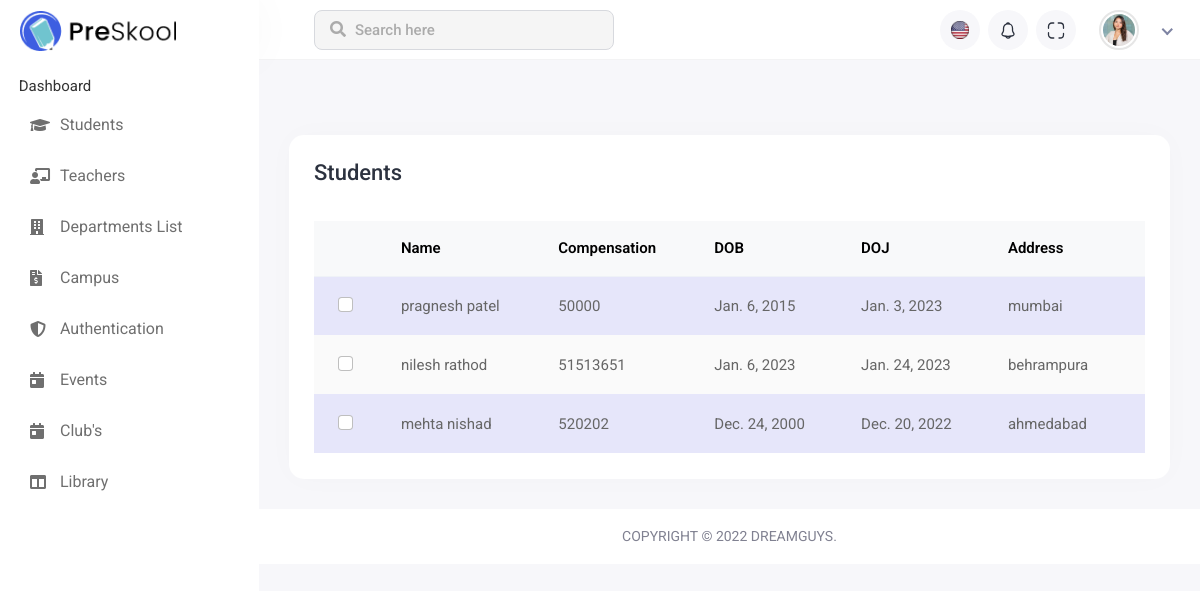
The app's page /teacher_page/ (signed in), older data.
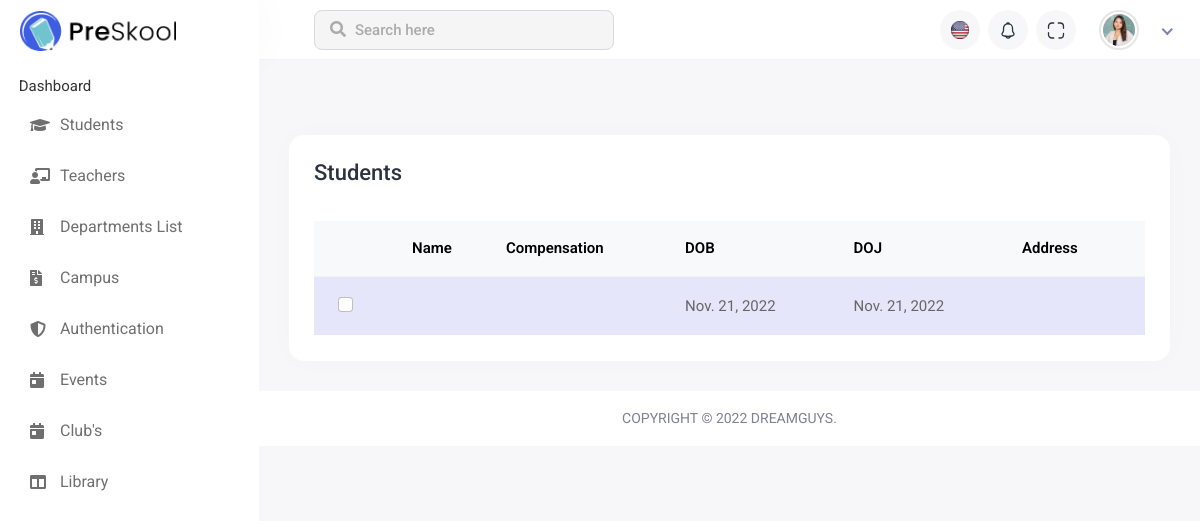
The same page, newer data.
### Institute_Management_App/models.py (models this page shows, shortened)
class Teacher(models.Model):
    Common=models.ForeignKey(Common, on_delete=models.CASCADE)
    Compensation=models.CharField(max_length=10)
    class Meta:
        db_table="teacher"

class Common(models.Model):
    Master=models.ForeignKey(Master, on_delete=models.CASCADE)
    Name=models.CharField(max_length=50)
    DateOfBirth=models.DateField(default='2022-11-21')
    DateOfJoining=models.DateField(default='2022-11-21')
    Address=models.CharField(max_length=100)
    class Meta:
        db_table="common"

### Institute_Management_App/views.py (the view)
# urls.py: path('teacher_page/',teacher_page,name='teacher_page'),
def teacher_page(request):
    if 'email' in request.session:
        teacher_page_data(request) #load student data
        return render(request,'teacher_page.html', data)
    return render(request,'teacher_page.html')

### Institute_Management_App/views.py (called while the page is built)
def teacher_page_data(request):
    print(request.POST)
    teacher = Teacher.objects.all()
    data['teacher'] = teacher

### Institute_Management_App/templates/teacher_page.html (shortened to what this page needs)
{% extends 'base.html' %}
{% load static %}
{% block main_content %}
<div class="main-wrapper">
    <div class="header">
        <div class="header-left">
            <a href="{% static 'index-2.html' %}" class="logo">
                <img src="{% static 'assets/img/logo.png' %}" alt="Logo">
            </a>
        </div>
        <div class="top-nav-search">
            <form>
                <input type="text" class="form-control" placeholder="Search here">
                <button class="btn" type="submit"><i class="fas fa-search"></i></button>
            </form>
        </div>
        <ul class="nav user-menu">
            <li class="nav-item dropdown noti-dropdown language-drop me-2">
                <a href="#" class="dropdown-toggle nav-link header-nav-list" data-bs-toggle="dropdown">
                    <img src="{% static 'assets/img/icons/header-icon-01.svg' %}" alt="">
                </a>
            </li>
            <li class="nav-item dropdown noti-dropdown me-2">
                <a href="#" class="dropdown-toggle nav-link header-nav-list" data-bs-toggle="dropdown">
                    <img src="{% static 'assets/img/icons/header-icon-05.svg' %}" alt="">
                </a>
            </li>
            <li class="nav-item zoom-screen me-2">
                <a href="#" class="nav-link header-nav-list win-maximize">
                    <img src="{% static 'assets/img/icons/header-icon-04.svg' %}" alt="">
                </a>
            </li>
            <li class="nav-item dropdown has-arrow new-user-menus">
                <a href="#" class="dropdown-toggle nav-link" data-bs-toggle="dropdown">
                    <span class="user-img">
                        <img class="rounded-circle" src="{% static 'assets/img/profiles/avatar-01.jpg' %}" width="31"
                            alt="Ryan Taylor">
                    </span>
                </a>
            </li>
        </ul>
    </div><br><br>
    <div class="sidebar" id="sidebar">
        <div class="sidebar-inner slimscroll">
            <div id="sidebar-menu" class="sidebar-menu">
                <ul>
                    <li class="submenu" >
                        <span> Dashboard </span>
                        </li>
                    <li class="submenu">
                        <a href="#"><i class="fas fa-graduation-cap"></i> <span> Students</span> </a>
                    </li>
                    <li class="submenu">
                        <a href="#"><i class="fas fa-chalkboard-teacher"></i> <span> Teachers</span> </a>
                    </li>
                    <li>
                        <a href="{% url 'department_page' %}"><i class="fas fa-building"></i> <span> Departments List</span></a>
                    </li>
                    <li>
                        <a href="{% url 'maintenance_page' %}"><i class="fas fa-file-invoice-dollar"></i> <span> Campus</span></a>
                    </li>
                    <li class="submenu">
                        <a href="#"><i class="fas fa-shield-alt"></i> <span>Authentication </span> </a>
                    </li>
                    <li>
                        <a href="{% url 'event_page' %}"><i class="fas fa-calendar-day"></i> <span>Events</span></a>
                    </li>
                    <li>
                        <a href="{% url 'club_page' %}"><i class="fas fa-calendar-day"></i> <span>Club's</span></a>
                    </li>
                    <li class="submenu">
                        <a href="#"><i class="fas fa-columns"></i> <span> Library </span> </a>
                    </li>
                </ul>
            </div>
        </div>
    </div>
    <div class="page-wrapper">
        <div class="content container-fluid">
            <div class="row">
                <div class="col-sm-12">
                    <div class="card card-table comman-shadow">
                        <div class="card-body">
                            <div class="page-header">
                                <div class="row align-items-center">
                                    <div class="col">
                                        <h3 class="page-title">Students</h3>
                                    </div>
                                </div>
                            </div>
                            <div class="table-responsive">
                                <table
                                    class="table border-0 star-student table-hover table-center mb-0 datatable table-striped">
                                    <thead class="student-thread">
                                        <tr>
                                            <th>
                                            </th>
                                            <th>Name</th>
                                            <th>Compensation</th>
                                            <th>DOB</th>
                                            <th>DOJ</th>
                                            <th>Address</th>
                                        </tr>
                                    </thead>
                                    <tbody>
                                        {% for S_data in teacher %}
                                        <tr>
                                            <td>
                                                <div class="form-check check-tables">
                                                    <input class="form-check-input" type="checkbox" value="something">
                                                </div>
                                            </td>
                                            <td>{{S_data.Common.Name}}</td>
                                            <td>{{S_data.Compensation}}</td>
                                            <td>{{S_data.Common.DateOfBirth}}</td>
                                            <td>{{S_data.Common.DateOfJoining}}</td>
                                            <td>{{S_data.Common.Address}}</td>
                                        </tr>
                                        {% endfor %}
                                    </tbody>
                                </table>
                            </div>
                        </div>
                    </div>
                </div>
            </div>
        </div>
        <footer>
            <p>Copyright © 2022 Dreamguys.</p>
        </footer>
    </div>
</div>
{% endblock %}

### Institute_Management_App/templates/base.html (shortened to what this page needs)
<!DOCTYPE html>
<html lang="en">
{% load static %}
<head>
    <link rel="stylesheet" href="{%static 'assets/plugins/bootstrap/css/bootstrap.min.css' %}">
    <link rel="stylesheet" href="{%static 'assets/plugins/feather/feather.css' %}">
    <link rel="stylesheet" href="{%static 'assets/plugins/icons/flags/flags.css' %}">
    <link rel="stylesheet" href="{%static 'assets/plugins/fontawesome/css/fontawesome.min.css' %}">
    <link rel="stylesheet" href="{%static 'assets/plugins/fontawesome/css/all.min.css' %}">
    <link rel="stylesheet" href="{%static 'assets/css/style.css' %}">
</head>
<body>
    {% block main_content %}
    {% endblock %}
</body>
</html>

### Institute_Management_App/templates/teacher_page.html (style rules this page uses)
.page-wrapper { min-height: 406px !important; }
.star-student.table-striped tbody tr:nth-of-type(odd) { background-color: lavender; }

Row changes from the older to the newer data that the page shows:
removed Teacher: Common.Name "pragnesh patel", Compensation "50000", Common.DateOfBirth "Jan. 6, 2015", Common.DateOfJoining "Jan. 3, 2023", Common.Address "mumbai"
removed Teacher: Common.Name "nilesh rathod", Compensation "51513651", Common.DateOfBirth "Jan. 6, 2023", Common.DateOfJoining "Jan. 24, 2023", Common.Address "behrampura"
removed Teacher: Common.Name "mehta nishad", Compensation "520202", Common.DateOfBirth "Dec. 24, 2000", Common.DateOfJoining "Dec. 20, 2022", Common.Address "ahmedabad"
added Teacher: Common.DateOfBirth "Nov. 21, 2022", Common.DateOfJoining "Nov. 21, 2022"
